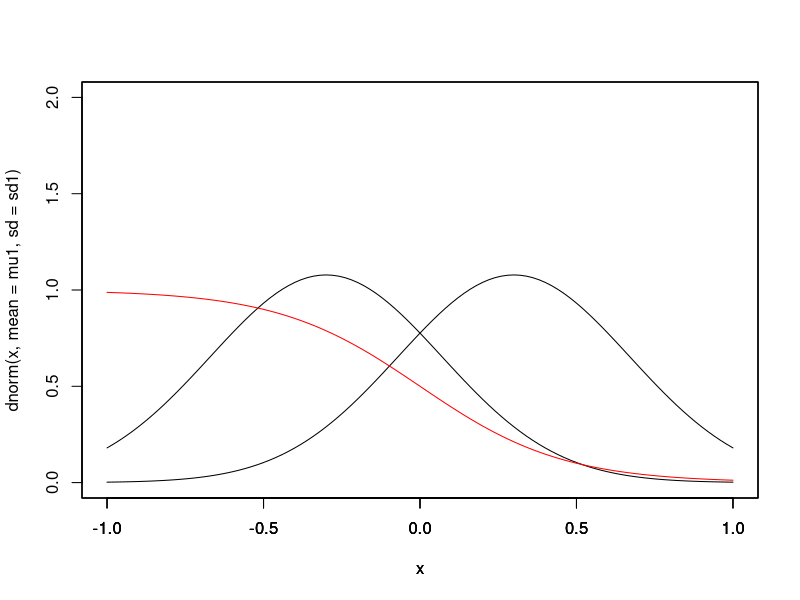
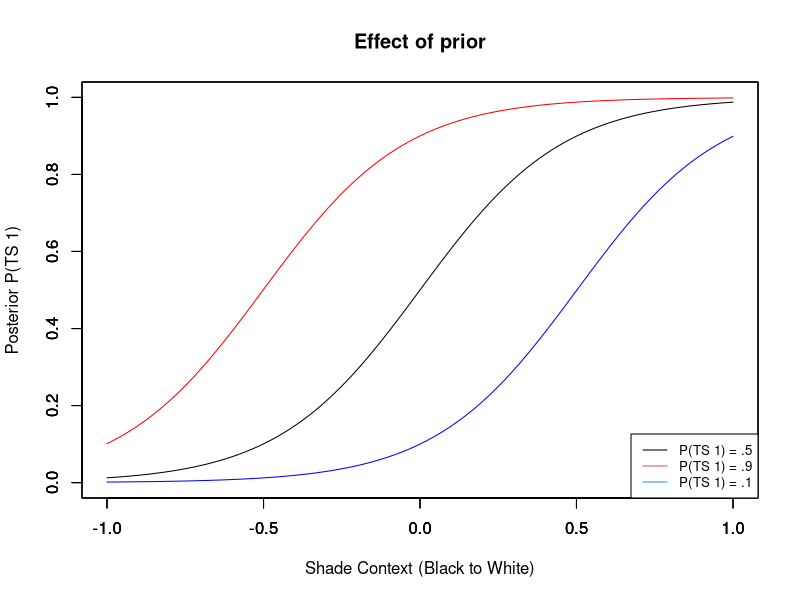

The R script that drew these images, in order:
## ---- chunk 1
  #Without hypothesis priors one should change their policy based on whether the
  #context is > 0
  #With recursive transition probability = .9, given you are in state 1, you 
  #should wait until the context = -.5 with these values:
  mu1 = .3
  mu2 = -.3
  sd1 = .37
  sd2 = .37
  
  
  #calculate overlap of two normal distributions
  min.f1f2 <- function(x, mu1, mu2, sd1, sd2) {
    f1 <- dnorm(x, mean=mu1, sd=sd1)
    f2 <- dnorm(x, mean=mu2, sd=sd2)
    pmin(f1, f2)
  }
  
  integrate(min.f1f2, -Inf, Inf, mu1=mu1, mu2=mu2, sd1=sd1, sd2=sd2)

## ---- chunk 2

#graph the two distributions and their relative likelihood assuming a flat prior
curve(dnorm(x,mean = mu1, sd = sd1), -1, 1,
      ylim = c(0,2))
par(new = T)
curve(dnorm(x,mean = mu2, sd = sd2), -1, 1,
      yaxt = "n", ylab = "",ylim = c(0,2))
par(new = T)
curve(dnorm(x,mean = mu2, sd = sd2)/
        (dnorm(x,mean = mu2, sd = sd2)+dnorm(x,mean = mu1, sd = sd1)),
      -1, 1, yaxt = "n", ylab = "", ylim = c(0,2), col = 'red')


#show relative likelihood including a recursive transition probability of .9
#dashed line shows the likelihood given that one is in state 2 (mu = mu2)
#dotted line shows likelihood given one is in state 1
relative_probabilities = function(x,prior1, prior2) {
    dnorm(x,mean = mu1, sd = sd1)*prior1/
          (dnorm(x,mean = mu2, sd = sd2)*prior2+
             dnorm(x,mean = mu1, sd = sd1)*prior1)
  }

curve(relative_probabilities(x,.5,.5),-1,1,ylim=c(0,1), 
      ylab = "Posterior P(TS 1)", xlab = "Shade Context (Black to White)")
par(new = T)
curve(relative_probabilities(x,.9,.1),-1,1,ylim=c(0,1), 
      col = 'red',xlab = "", ylab = "")
par(new = T)
curve(relative_probabilities(x,.1,.9),-1,1,ylim=c(0,1), col = 'blue',  
      xlab = "", ylab = "")
title("Effect of prior")
legend("bottomright",  legend = c("P(TS 1) = .5","P(TS 1) = .9","P(TS 1) = .1"), 
       lty=c(1,1,1), col=c(1,2,4),ncol=1, cex = .8)
